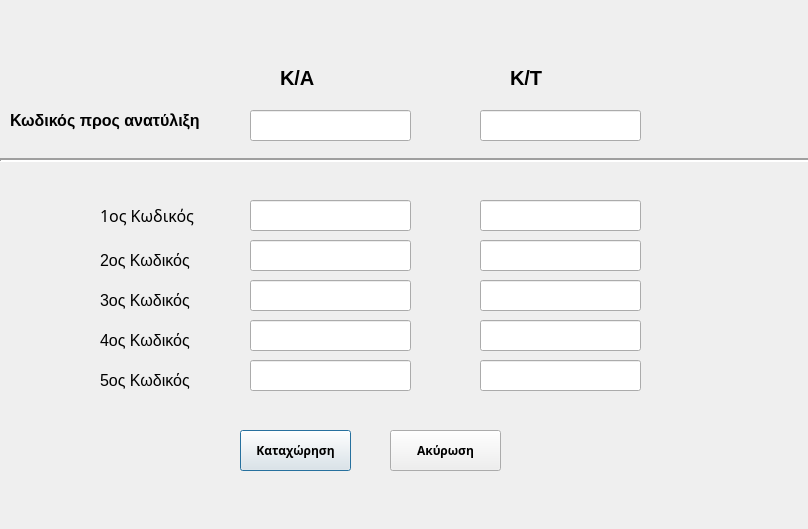
<?xml version="1.0" encoding="UTF-8"?>
<ui version="4.0">
 <class>rewrapClass</class>
 <widget class="QDialog" name="rewrapClass">
  <property name="geometry">
   <rect>
    <x>0</x>
    <y>0</y>
    <width>808</width>
    <height>529</height>
   </rect>
  </property>
  <property name="font">
   <font>
    <weight>75</weight>
    <bold>true</bold>
   </font>
  </property>
  <property name="windowTitle">
   <string>Ανατύλιξη</string>
  </property>
  <widget class="QPushButton" name="pushInsert">
   <property name="geometry">
    <rect>
     <x>240</x>
     <y>430</y>
     <width>111</width>
     <height>41</height>
    </rect>
   </property>
   <property name="font">
    <font>
     <family>AlArabiya</family>
     <pointsize>9</pointsize>
    </font>
   </property>
   <property name="text">
    <string>Καταχώρηση</string>
   </property>
  </widget>
  <widget class="QLineEdit" name="lineOld">
   <property name="geometry">
    <rect>
     <x>480</x>
     <y>110</y>
     <width>161</width>
     <height>31</height>
    </rect>
   </property>
  </widget>
  <widget class="QLineEdit" name="lineNew1">
   <property name="geometry">
    <rect>
     <x>480</x>
     <y>200</y>
     <width>161</width>
     <height>31</height>
    </rect>
   </property>
  </widget>
  <widget class="QLineEdit" name="lineNew2">
   <property name="geometry">
    <rect>
     <x>480</x>
     <y>240</y>
     <width>161</width>
     <height>31</height>
    </rect>
   </property>
  </widget>
  <widget class="QLineEdit" name="lineNew4">
   <property name="geometry">
    <rect>
     <x>480</x>
     <y>320</y>
     <width>161</width>
     <height>31</height>
    </rect>
   </property>
  </widget>
  <widget class="QLineEdit" name="lineNew3">
   <property name="geometry">
    <rect>
     <x>480</x>
     <y>280</y>
     <width>161</width>
     <height>31</height>
    </rect>
   </property>
  </widget>
  <widget class="QLineEdit" name="lineNew5">
   <property name="geometry">
    <rect>
     <x>480</x>
     <y>360</y>
     <width>161</width>
     <height>31</height>
    </rect>
   </property>
  </widget>
  <widget class="QLabel" name="label">
   <property name="geometry">
    <rect>
     <x>10</x>
     <y>110</y>
     <width>231</width>
     <height>21</height>
    </rect>
   </property>
   <property name="font">
    <font>
     <pointsize>12</pointsize>
     <weight>75</weight>
     <bold>true</bold>
    </font>
   </property>
   <property name="text">
    <string>Κωδικός προς ανατύλιξη</string>
   </property>
  </widget>
  <widget class="QLabel" name="label_new1">
   <property name="geometry">
    <rect>
     <x>100</x>
     <y>200</y>
     <width>121</width>
     <height>31</height>
    </rect>
   </property>
   <property name="font">
    <font>
     <family>Sans Serif</family>
     <pointsize>9</pointsize>
     <weight>75</weight>
     <bold>true</bold>
    </font>
   </property>
   <property name="text">
    <string>&lt;!DOCTYPE HTML PUBLIC &quot;-//W3C//DTD HTML 4.0//EN&quot; &quot;http://www.w3.org/TR/REC-html40/strict.dtd&quot;&gt;
&lt;html&gt;&lt;head&gt;&lt;meta name=&quot;qrichtext&quot; content=&quot;1&quot; /&gt;&lt;style type=&quot;text/css&quot;&gt;
p, li { white-space: pre-wrap; }
&lt;/style&gt;&lt;/head&gt;&lt;body style=&quot; font-family:'Sans'; font-size:12pt; font-weight:400; font-style:normal;&quot;&gt;
&lt;table style=&quot;-qt-table-type: root; margin-top:4px; margin-bottom:4px; margin-left:4px; margin-right:4px;&quot;&gt;
&lt;tr&gt;
&lt;td style=&quot;border: none;&quot;&gt;
&lt;p style=&quot; margin-top:0px; margin-bottom:0px; margin-left:0px; margin-right:0px; -qt-block-indent:0; text-indent:0px;&quot;&gt;1ος Κωδικός&lt;/p&gt;&lt;/td&gt;&lt;/tr&gt;&lt;/table&gt;&lt;/body&gt;&lt;/html&gt;</string>
   </property>
  </widget>
  <widget class="QLabel" name="label_new2">
   <property name="geometry">
    <rect>
     <x>100</x>
     <y>250</y>
     <width>121</width>
     <height>21</height>
    </rect>
   </property>
   <property name="font">
    <font>
     <pointsize>9</pointsize>
     <weight>75</weight>
     <bold>true</bold>
    </font>
   </property>
   <property name="text">
    <string>&lt;!DOCTYPE HTML PUBLIC &quot;-//W3C//DTD HTML 4.0//EN&quot; &quot;http://www.w3.org/TR/REC-html40/strict.dtd&quot;&gt;
&lt;html&gt;&lt;head&gt;&lt;meta name=&quot;qrichtext&quot; content=&quot;1&quot; /&gt;&lt;style type=&quot;text/css&quot;&gt;
p, li { white-space: pre-wrap; }
&lt;/style&gt;&lt;/head&gt;&lt;body style=&quot; font-family:'Sans'; font-size:12pt; font-weight:400; font-style:normal;&quot;&gt;
&lt;table border=&quot;0&quot; style=&quot;-qt-table-type: root; margin-top:4px; margin-bottom:4px; margin-left:4px; margin-right:4px;&quot;&gt;
&lt;tr&gt;
&lt;td style=&quot;border: none;&quot;&gt;
&lt;p style=&quot; margin-top:0px; margin-bottom:0px; margin-left:0px; margin-right:0px; -qt-block-indent:0; text-indent:0px;&quot;&gt;2ος Κωδικός&lt;/p&gt;&lt;/td&gt;&lt;/tr&gt;&lt;/table&gt;&lt;/body&gt;&lt;/html&gt;</string>
   </property>
  </widget>
  <widget class="QLabel" name="label_new3">
   <property name="geometry">
    <rect>
     <x>100</x>
     <y>290</y>
     <width>131</width>
     <height>21</height>
    </rect>
   </property>
   <property name="font">
    <font>
     <pointsize>9</pointsize>
     <weight>75</weight>
     <bold>true</bold>
    </font>
   </property>
   <property name="text">
    <string>&lt;!DOCTYPE HTML PUBLIC &quot;-//W3C//DTD HTML 4.0//EN&quot; &quot;http://www.w3.org/TR/REC-html40/strict.dtd&quot;&gt;
&lt;html&gt;&lt;head&gt;&lt;meta name=&quot;qrichtext&quot; content=&quot;1&quot; /&gt;&lt;style type=&quot;text/css&quot;&gt;
p, li { white-space: pre-wrap; }
&lt;/style&gt;&lt;/head&gt;&lt;body style=&quot; font-family:'Sans'; font-size:12pt; font-weight:400; font-style:normal;&quot;&gt;
&lt;table border=&quot;0&quot; style=&quot;-qt-table-type: root; margin-top:4px; margin-bottom:4px; margin-left:4px; margin-right:4px;&quot;&gt;
&lt;tr&gt;
&lt;td style=&quot;border: none;&quot;&gt;
&lt;p style=&quot; margin-top:0px; margin-bottom:0px; margin-left:0px; margin-right:0px; -qt-block-indent:0; text-indent:0px;&quot;&gt;3ος Κωδικός&lt;/p&gt;&lt;/td&gt;&lt;/tr&gt;&lt;/table&gt;&lt;/body&gt;&lt;/html&gt;</string>
   </property>
  </widget>
  <widget class="QLabel" name="label_new4">
   <property name="geometry">
    <rect>
     <x>100</x>
     <y>330</y>
     <width>121</width>
     <height>21</height>
    </rect>
   </property>
   <property name="font">
    <font>
     <pointsize>9</pointsize>
     <weight>75</weight>
     <bold>true</bold>
    </font>
   </property>
   <property name="text">
    <string>&lt;!DOCTYPE HTML PUBLIC &quot;-//W3C//DTD HTML 4.0//EN&quot; &quot;http://www.w3.org/TR/REC-html40/strict.dtd&quot;&gt;
&lt;html&gt;&lt;head&gt;&lt;meta name=&quot;qrichtext&quot; content=&quot;1&quot; /&gt;&lt;style type=&quot;text/css&quot;&gt;
p, li { white-space: pre-wrap; }
&lt;/style&gt;&lt;/head&gt;&lt;body style=&quot; font-family:'Sans'; font-size:12pt; font-weight:400; font-style:normal;&quot;&gt;
&lt;table border=&quot;0&quot; style=&quot;-qt-table-type: root; margin-top:4px; margin-bottom:4px; margin-left:4px; margin-right:4px;&quot;&gt;
&lt;tr&gt;
&lt;td style=&quot;border: none;&quot;&gt;
&lt;p style=&quot; margin-top:0px; margin-bottom:0px; margin-left:0px; margin-right:0px; -qt-block-indent:0; text-indent:0px;&quot;&gt;4ος Κωδικός&lt;/p&gt;&lt;/td&gt;&lt;/tr&gt;&lt;/table&gt;&lt;/body&gt;&lt;/html&gt;</string>
   </property>
  </widget>
  <widget class="QLabel" name="label_new5">
   <property name="geometry">
    <rect>
     <x>100</x>
     <y>370</y>
     <width>121</width>
     <height>21</height>
    </rect>
   </property>
   <property name="font">
    <font>
     <pointsize>9</pointsize>
     <weight>75</weight>
     <bold>true</bold>
    </font>
   </property>
   <property name="text">
    <string>&lt;!DOCTYPE HTML PUBLIC &quot;-//W3C//DTD HTML 4.0//EN&quot; &quot;http://www.w3.org/TR/REC-html40/strict.dtd&quot;&gt;
&lt;html&gt;&lt;head&gt;&lt;meta name=&quot;qrichtext&quot; content=&quot;1&quot; /&gt;&lt;style type=&quot;text/css&quot;&gt;
p, li { white-space: pre-wrap; }
&lt;/style&gt;&lt;/head&gt;&lt;body style=&quot; font-family:'Sans'; font-size:12pt; font-weight:400; font-style:normal;&quot;&gt;
&lt;table border=&quot;0&quot; style=&quot;-qt-table-type: root; margin-top:4px; margin-bottom:4px; margin-left:4px; margin-right:4px;&quot;&gt;
&lt;tr&gt;
&lt;td style=&quot;border: none;&quot;&gt;
&lt;p style=&quot; margin-top:0px; margin-bottom:0px; margin-left:0px; margin-right:0px; -qt-block-indent:0; text-indent:0px;&quot;&gt;5ος Κωδικός&lt;/p&gt;&lt;/td&gt;&lt;/tr&gt;&lt;/table&gt;&lt;/body&gt;&lt;/html&gt;</string>
   </property>
  </widget>
  <widget class="QPushButton" name="pushCancel">
   <property name="geometry">
    <rect>
     <x>390</x>
     <y>430</y>
     <width>111</width>
     <height>41</height>
    </rect>
   </property>
   <property name="font">
    <font>
     <family>AlArabiya</family>
     <pointsize>9</pointsize>
    </font>
   </property>
   <property name="text">
    <string>Ακύρωση</string>
   </property>
  </widget>
  <widget class="QLineEdit" name="lineAold">
   <property name="geometry">
    <rect>
     <x>250</x>
     <y>110</y>
     <width>161</width>
     <height>31</height>
    </rect>
   </property>
  </widget>
  <widget class="QLineEdit" name="lineANew1">
   <property name="geometry">
    <rect>
     <x>250</x>
     <y>200</y>
     <width>161</width>
     <height>31</height>
    </rect>
   </property>
  </widget>
  <widget class="QLineEdit" name="lineANew2">
   <property name="geometry">
    <rect>
     <x>250</x>
     <y>240</y>
     <width>161</width>
     <height>31</height>
    </rect>
   </property>
  </widget>
  <widget class="QLineEdit" name="lineANew3">
   <property name="geometry">
    <rect>
     <x>250</x>
     <y>280</y>
     <width>161</width>
     <height>31</height>
    </rect>
   </property>
  </widget>
  <widget class="QLineEdit" name="lineANew4">
   <property name="geometry">
    <rect>
     <x>250</x>
     <y>320</y>
     <width>161</width>
     <height>31</height>
    </rect>
   </property>
  </widget>
  <widget class="QLineEdit" name="lineANew5">
   <property name="geometry">
    <rect>
     <x>250</x>
     <y>360</y>
     <width>161</width>
     <height>31</height>
    </rect>
   </property>
  </widget>
  <widget class="Line" name="line">
   <property name="geometry">
    <rect>
     <x>0</x>
     <y>150</y>
     <width>811</width>
     <height>21</height>
    </rect>
   </property>
   <property name="font">
    <font>
     <pointsize>15</pointsize>
     <weight>75</weight>
     <bold>true</bold>
    </font>
   </property>
   <property name="lineWidth">
    <number>2</number>
   </property>
   <property name="orientation">
    <enum>Qt::Horizontal</enum>
   </property>
  </widget>
  <widget class="QLabel" name="label_2">
   <property name="geometry">
    <rect>
     <x>280</x>
     <y>70</y>
     <width>51</width>
     <height>16</height>
    </rect>
   </property>
   <property name="font">
    <font>
     <pointsize>15</pointsize>
    </font>
   </property>
   <property name="text">
    <string>K/A</string>
   </property>
  </widget>
  <widget class="QLabel" name="label_3">
   <property name="geometry">
    <rect>
     <x>510</x>
     <y>70</y>
     <width>51</width>
     <height>16</height>
    </rect>
   </property>
   <property name="font">
    <font>
     <pointsize>15</pointsize>
    </font>
   </property>
   <property name="text">
    <string>K/T</string>
   </property>
  </widget>
 </widget>
 <layoutdefault spacing="6" margin="11"/>
 <resources/>
 <connections/>
</ui>
